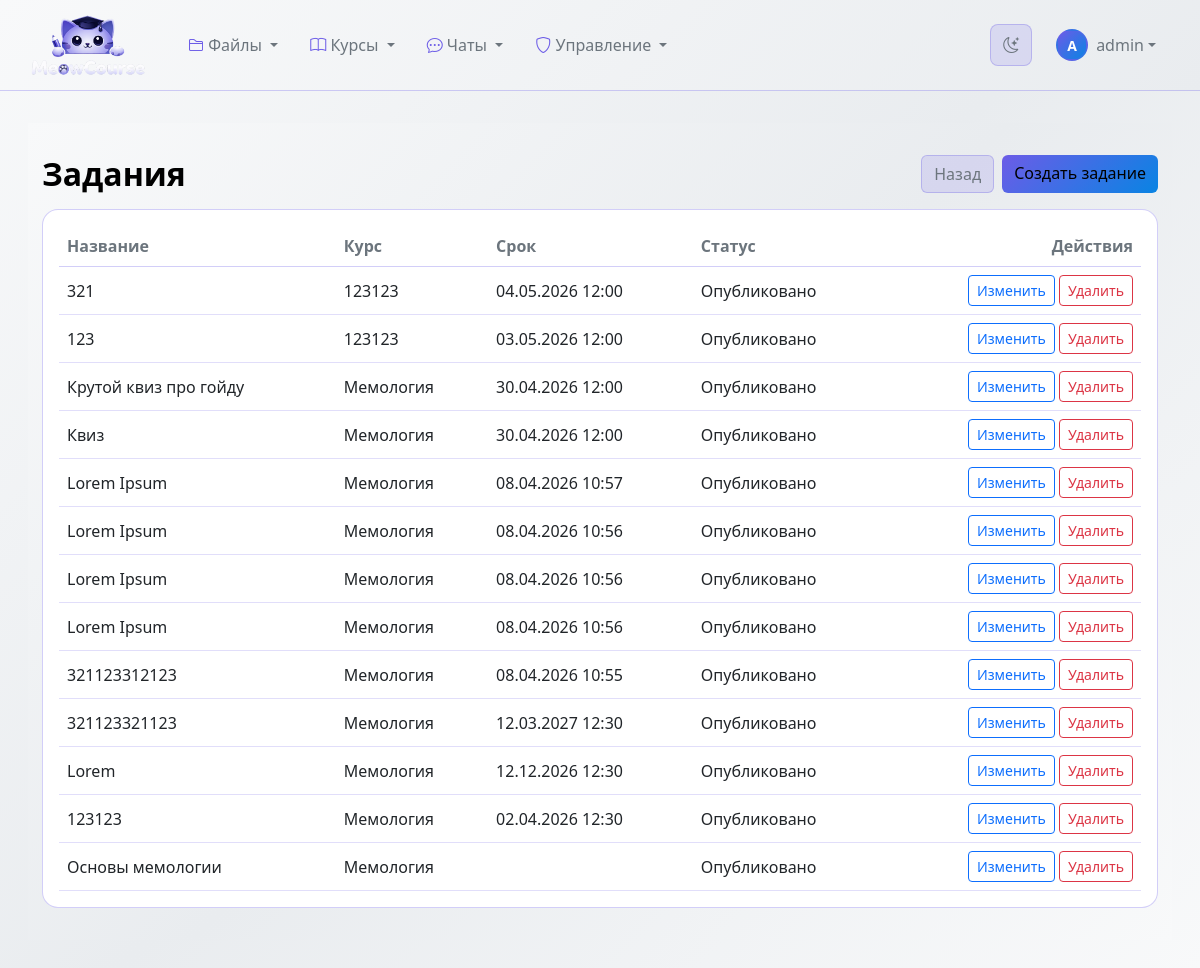
The app's page /management/assignments/ (signed in), older data.
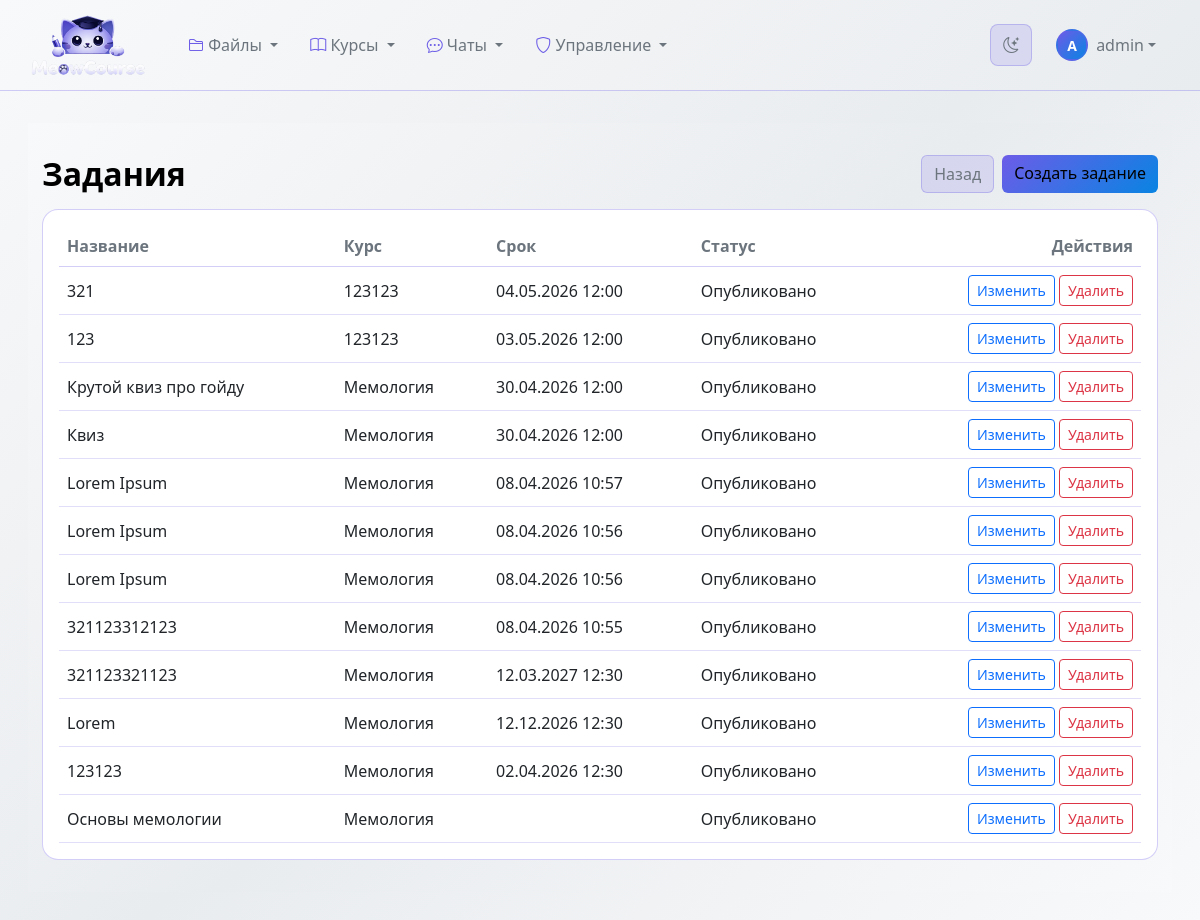
The same page, newer data.
### classroom_core/models.py (models this page shows, shortened)
class Assignment(models.Model ):
    STATUS_CHOICES =[
   ('draft','Черновик'),
   ('published','Опубликовано'),
   ('closed','Закрыто'),
    ]
    ASSIGNMENT_TYPE_CHOICES = [
        ("file_upload", "Прикрепление файла"),
        ("quiz", "Тест"),
    ]
    QUIZ_MODE_CHOICES = [
        ("single", "Один правильный ответ"),
        ("multiple", "Несколько правильных ответов"),
    ]
    course =models.ForeignKey(
    Course,
    on_delete =models.CASCADE ,
    related_name ='assignments',
    null = True,
    )
    section =models.ForeignKey(
    CourseSection ,
    on_delete =models.SET_NULL ,
    null =True,
    blank =True,
    related_name ='assignments'
    )
    title =models.CharField(max_length =255 )
    description =models.TextField()
    status =models.CharField(
    max_length =20 ,
    choices =STATUS_CHOICES ,
    default ='draft'
    )
    assignment_type = models.CharField(
        max_length=20,
        choices=ASSIGNMENT_TYPE_CHOICES,
        default="file_upload",
    )
    quiz_mode = models.CharField(
        max_length=20,
        choices=QUIZ_MODE_CHOICES,
        default="single",
    )
    due_date =models.DateTimeField(null =True ,blank =True )
    allow_late_submissions =models.BooleanField(default =False )
    max_points =models.IntegerField(default =100 )
    passing_score =models.IntegerField(default =50 )
    is_group_assignment =models.BooleanField(default =False )
    group_size_min=models.IntegerField(default=1)
    group_size_max=models.IntegerField(default=1)
    attachment =models.FileField(
    upload_to ='assignment_attachments/',
    null =True ,
    blank =True
    )
    created_at =models.DateTimeField(auto_now_add =True )
    updated_at =models.DateTimeField(auto_now =True )
    published_at =models.DateTimeField(null =True ,blank =True )
    class Meta :
        ordering =['-due_date','-created_at']
        verbose_name ='Задание курса'
        verbose_name_plural ='Задания курса'

class Course(models.Model):
    STATUS_CHOICES = [
       ('draft', 'Черновик'),
       ('active', 'Активный'),
       ('archived', 'Архивирован'),
       ('completed', 'Завершён'),
    ]
    title = models.CharField(max_length=255)
    description = models.TextField()
    short_description = models.CharField(max_length=200, blank=True)
    code = models.CharField(max_length=20, unique=True, blank=True)
    instructor = models.ForeignKey(
        User,
        on_delete=models.CASCADE,
        related_name='courses_created'
    )
    teaching_assistants = models.ManyToManyField(
        User,
        blank=True,
        related_name='courses_assisting'
    )
    students = models.ManyToManyField(
        User,
        blank=True,
        related_name='courses_enrolled'
    )
    student_groups = models.ManyToManyField(
        StudentGroup,
        blank=True,
        related_name='courses_enrolled',
        help_text='Группы студентов, зачисленные на курс'
    )
    status = models.CharField(
        max_length=20,
        choices=STATUS_CHOICES,
        default='draft'
    )
    start_date = models.DateField(null=True, blank=True)
    end_date = models.DateField(null=True, blank=True)
    created_at = models.DateTimeField(auto_now_add=True)
    updated_at = models.DateTimeField(auto_now=True)
    cover_image = models.ImageField(
        upload_to='course_covers/',
        null=True,
        blank=True
    )
    color = models.CharField(max_length=7, default='#3498db')
    is_public = models.BooleanField(default=False)
    allow_self_enrollment = models.BooleanField(default=True)
    max_students = models.IntegerField(null=True, blank=True)
    class_days = models.CharField(max_length=100, blank=True)
    class_time = models.CharField(max_length=100, blank=True)
    class Meta:
        ordering = ['-created_at']
        verbose_name = 'Курс'
        verbose_name_plural = 'Курсы'

### classroom_core/views.py (the view)
# urls.py: path('management/assignments/', views.custom_admin_assignments, name='custom_admin_assignments'),
@login_required
def custom_admin_assignments(request):
    if not _can_access_management(request.user):
        raise PermissionDenied
    assignments = Assignment.objects.select_related("course").all().order_by("-created_at")
    if not _is_super_management(request.user):
        assignments = assignments.filter(
            Q(course__instructor=request.user) | Q(course__teaching_assistants=request.user)
        ).distinct()
    return render(request, "classroom_core/admin_assignments.html", {"assignments": assignments, "is_super_management": _is_super_management(request.user)})

### classroom_core/models.py (called while the page is built)
    def is_teacher(self):
        return self.role == 'teacher'

    def is_staff(self):
        return self.role == 'staff'

### classroom_core/views.py (called while the page is built)
def _can_access_management(user):
    if not hasattr(user, "profile"):
        return user.is_superuser
    return user.is_superuser or user.profile.is_admin() or user.profile.is_staff() or user.profile.is_teacher()

def _is_super_management(user):
    if not hasattr(user, "profile"):
        return user.is_superuser
    return user.is_superuser or user.profile.is_admin() or user.profile.is_staff()

### templates/classroom_core/admin_assignments.html (shortened to what this page needs)
{% extends "base.html" %}
{% block content %}
<div class="mgmt-page">
<div class="container py-2">
    <div class="d-flex justify-content-between align-items-center mb-3">
        <h2 class="mb-0 mgmt-title">Задания</h2>
        <div class="d-flex gap-2">
            <a class="btn btn-soft" href="{% url 'classroom_core:core_admin_index' %}">Назад</a>
            <a class="btn btn-main" href="{% url 'classroom_core:custom_admin_assignment_create' %}">Создать задание</a>
        </div>
    </div>
    <div class="table-responsive mgmt-card p-3">
        <table class="table mgmt-table align-middle mb-0">
            <thead>
                <tr>
                    <th>Название</th>
                    <th>Курс</th>
                    <th>Срок</th>
                    <th>Статус</th>
                    <th class="text-end">Действия</th>
                </tr>
            </thead>
            <tbody>
                {% for assignment in assignments %}
                <tr>
                    <td>{{ assignment.title }}</td>
                    <td>{{ assignment.course.title }}</td>
                    <td>{{ assignment.due_date|date:"d.m.Y H:i" }}</td>
                    <td>{{ assignment.get_status_display }}</td>
                    <td class="text-end">
                        <a class="btn btn-sm btn-outline-primary" href="{% url 'classroom_core:custom_admin_assignment_edit' assignment.id %}">Изменить</a>
                        <form method="post" action="{% url 'classroom_core:custom_admin_assignment_delete' assignment.id %}" class="d-inline">
                            <button class="btn btn-sm btn-outline-danger" onclick="return confirm('Удалить задание?')">Удалить</button>
                        </form>
                    </td>
                </tr>
                {% empty %}
                <tr><td colspan="5" class="text-center text-muted">Задания не найдены</td></tr>
                {% endfor %}
            </tbody>
        </table>
    </div>
</div>
</div>
{% endblock %}

Row changes from the older to the newer data that the page shows:
removed Assignment: title "Lorem Ipsum", course "Мемология", due_date "08.04.2026 10:56", status "Опубликовано"
